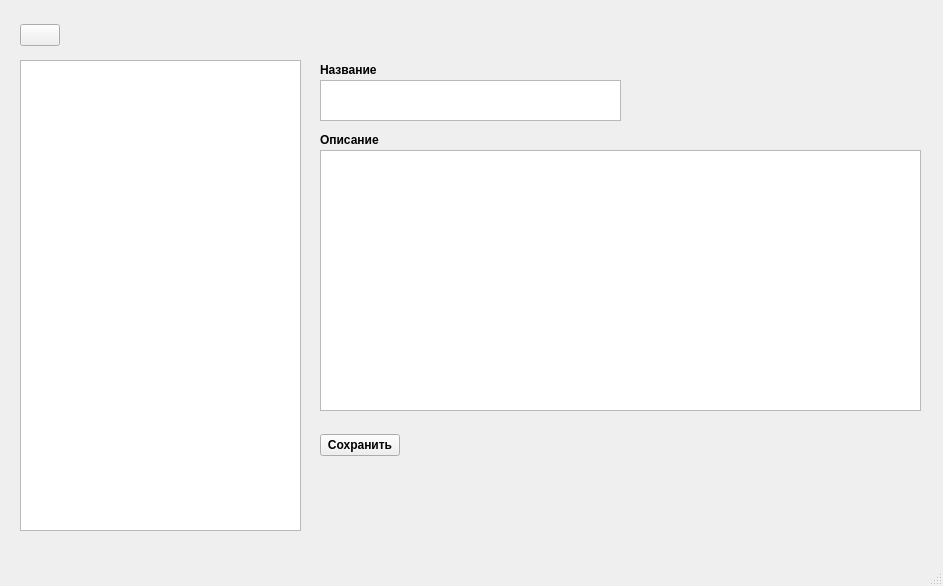
<?xml version="1.0" encoding="UTF-8"?>
<ui version="4.0">
 <class>MainWindow</class>
 <widget class="QMainWindow" name="MainWindow">
  <property name="geometry">
   <rect>
    <x>0</x>
    <y>0</y>
    <width>943</width>
    <height>586</height>
   </rect>
  </property>
  <property name="sizePolicy">
   <sizepolicy hsizetype="Preferred" vsizetype="Preferred">
    <horstretch>0</horstretch>
    <verstretch>0</verstretch>
   </sizepolicy>
  </property>
  <property name="windowTitle">
   <string>Заметки</string>
  </property>
  <property name="styleSheet">
   <string notr="true"/>
  </property>
  <widget class="QWidget" name="centralwidget">
   <property name="styleSheet">
    <string notr="true"/>
   </property>
   <widget class="QListWidget" name="listOfNotes">
    <property name="geometry">
     <rect>
      <x>20</x>
      <y>60</y>
      <width>281</width>
      <height>471</height>
     </rect>
    </property>
    <property name="sizePolicy">
     <sizepolicy hsizetype="Fixed" vsizetype="Fixed">
      <horstretch>0</horstretch>
      <verstretch>0</verstretch>
     </sizepolicy>
    </property>
    <property name="palette">
     <palette>
      <active>
       <colorrole role="WindowText">
        <brush brushstyle="SolidPattern">
         <color alpha="255">
          <red>0</red>
          <green>0</green>
          <blue>0</blue>
         </color>
        </brush>
       </colorrole>
       <colorrole role="Button">
        <brush brushstyle="SolidPattern">
         <color alpha="255">
          <red>254</red>
          <green>255</green>
          <blue>166</blue>
         </color>
        </brush>
       </colorrole>
       <colorrole role="Light">
        <brush brushstyle="SolidPattern">
         <color alpha="255">
          <red>255</red>
          <green>255</green>
          <blue>255</blue>
         </color>
        </brush>
       </colorrole>
       <colorrole role="Midlight">
        <brush brushstyle="SolidPattern">
         <color alpha="255">
          <red>254</red>
          <green>255</green>
          <blue>210</blue>
         </color>
        </brush>
       </colorrole>
       <colorrole role="Dark">
        <brush brushstyle="SolidPattern">
         <color alpha="255">
          <red>127</red>
          <green>127</green>
          <blue>83</blue>
         </color>
        </brush>
       </colorrole>
       <colorrole role="Mid">
        <brush brushstyle="SolidPattern">
         <color alpha="255">
          <red>169</red>
          <green>170</green>
          <blue>111</blue>
         </color>
        </brush>
       </colorrole>
       <colorrole role="Text">
        <brush brushstyle="SolidPattern">
         <color alpha="255">
          <red>0</red>
          <green>0</green>
          <blue>0</blue>
         </color>
        </brush>
       </colorrole>
       <colorrole role="BrightText">
        <brush brushstyle="SolidPattern">
         <color alpha="255">
          <red>255</red>
          <green>255</green>
          <blue>255</blue>
         </color>
        </brush>
       </colorrole>
       <colorrole role="ButtonText">
        <brush brushstyle="SolidPattern">
         <color alpha="255">
          <red>0</red>
          <green>0</green>
          <blue>0</blue>
         </color>
        </brush>
       </colorrole>
       <colorrole role="Base">
        <brush brushstyle="SolidPattern">
         <color alpha="255">
          <red>254</red>
          <green>255</green>
          <blue>166</blue>
         </color>
        </brush>
       </colorrole>
       <colorrole role="Window">
        <brush brushstyle="SolidPattern">
         <color alpha="255">
          <red>254</red>
          <green>255</green>
          <blue>166</blue>
         </color>
        </brush>
       </colorrole>
       <colorrole role="Shadow">
        <brush brushstyle="SolidPattern">
         <color alpha="255">
          <red>0</red>
          <green>0</green>
          <blue>0</blue>
         </color>
        </brush>
       </colorrole>
       <colorrole role="AlternateBase">
        <brush brushstyle="SolidPattern">
         <color alpha="255">
          <red>254</red>
          <green>255</green>
          <blue>210</blue>
         </color>
        </brush>
       </colorrole>
       <colorrole role="ToolTipBase">
        <brush brushstyle="SolidPattern">
         <color alpha="255">
          <red>255</red>
          <green>255</green>
          <blue>220</blue>
         </color>
        </brush>
       </colorrole>
       <colorrole role="ToolTipText">
        <brush brushstyle="SolidPattern">
         <color alpha="255">
          <red>0</red>
          <green>0</green>
          <blue>0</blue>
         </color>
        </brush>
       </colorrole>
       <colorrole role="PlaceholderText">
        <brush brushstyle="SolidPattern">
         <color alpha="127">
          <red>0</red>
          <green>0</green>
          <blue>0</blue>
         </color>
        </brush>
       </colorrole>
      </active>
      <inactive>
       <colorrole role="WindowText">
        <brush brushstyle="SolidPattern">
         <color alpha="255">
          <red>0</red>
          <green>0</green>
          <blue>0</blue>
         </color>
        </brush>
       </colorrole>
       <colorrole role="Button">
        <brush brushstyle="SolidPattern">
         <color alpha="255">
          <red>240</red>
          <green>240</green>
          <blue>240</blue>
         </color>
        </brush>
       </colorrole>
       <colorrole role="Light">
        <brush brushstyle="SolidPattern">
         <color alpha="255">
          <red>255</red>
          <green>255</green>
          <blue>255</blue>
         </color>
        </brush>
       </colorrole>
       <colorrole role="Midlight">
        <brush brushstyle="SolidPattern">
         <color alpha="255">
          <red>227</red>
          <green>227</green>
          <blue>227</blue>
         </color>
        </brush>
       </colorrole>
       <colorrole role="Dark">
        <brush brushstyle="SolidPattern">
         <color alpha="255">
          <red>160</red>
          <green>160</green>
          <blue>160</blue>
         </color>
        </brush>
       </colorrole>
       <colorrole role="Mid">
        <brush brushstyle="SolidPattern">
         <color alpha="255">
          <red>160</red>
          <green>160</green>
          <blue>160</blue>
         </color>
        </brush>
       </colorrole>
       <colorrole role="Text">
        <brush brushstyle="SolidPattern">
         <color alpha="255">
          <red>0</red>
          <green>0</green>
          <blue>0</blue>
         </color>
        </brush>
       </colorrole>
       <colorrole role="BrightText">
        <brush brushstyle="SolidPattern">
         <color alpha="255">
          <red>255</red>
          <green>255</green>
          <blue>255</blue>
         </color>
        </brush>
       </colorrole>
       <colorrole role="ButtonText">
        <brush brushstyle="SolidPattern">
         <color alpha="255">
          <red>0</red>
          <green>0</green>
          <blue>0</blue>
         </color>
        </brush>
       </colorrole>
       <colorrole role="Base">
        <brush brushstyle="SolidPattern">
         <color alpha="255">
          <red>255</red>
          <green>255</green>
          <blue>255</blue>
         </color>
        </brush>
       </colorrole>
       <colorrole role="Window">
        <brush brushstyle="SolidPattern">
         <color alpha="255">
          <red>240</red>
          <green>240</green>
          <blue>240</blue>
         </color>
        </brush>
       </colorrole>
       <colorrole role="Shadow">
        <brush brushstyle="SolidPattern">
         <color alpha="255">
          <red>105</red>
          <green>105</green>
          <blue>105</blue>
         </color>
        </brush>
       </colorrole>
       <colorrole role="AlternateBase">
        <brush brushstyle="SolidPattern">
         <color alpha="255">
          <red>245</red>
          <green>245</green>
          <blue>245</blue>
         </color>
        </brush>
       </colorrole>
       <colorrole role="ToolTipBase">
        <brush brushstyle="SolidPattern">
         <color alpha="255">
          <red>255</red>
          <green>255</green>
          <blue>220</blue>
         </color>
        </brush>
       </colorrole>
       <colorrole role="ToolTipText">
        <brush brushstyle="SolidPattern">
         <color alpha="255">
          <red>0</red>
          <green>0</green>
          <blue>0</blue>
         </color>
        </brush>
       </colorrole>
       <colorrole role="PlaceholderText">
        <brush brushstyle="SolidPattern">
         <color alpha="128">
          <red>0</red>
          <green>0</green>
          <blue>0</blue>
         </color>
        </brush>
       </colorrole>
      </inactive>
      <disabled>
       <colorrole role="WindowText">
        <brush brushstyle="SolidPattern">
         <color alpha="255">
          <red>127</red>
          <green>127</green>
          <blue>83</blue>
         </color>
        </brush>
       </colorrole>
       <colorrole role="Button">
        <brush brushstyle="SolidPattern">
         <color alpha="255">
          <red>254</red>
          <green>255</green>
          <blue>166</blue>
         </color>
        </brush>
       </colorrole>
       <colorrole role="Light">
        <brush brushstyle="SolidPattern">
         <color alpha="255">
          <red>255</red>
          <green>255</green>
          <blue>255</blue>
         </color>
        </brush>
       </colorrole>
       <colorrole role="Midlight">
        <brush brushstyle="SolidPattern">
         <color alpha="255">
          <red>254</red>
          <green>255</green>
          <blue>210</blue>
         </color>
        </brush>
       </colorrole>
       <colorrole role="Dark">
        <brush brushstyle="SolidPattern">
         <color alpha="255">
          <red>127</red>
          <green>127</green>
          <blue>83</blue>
         </color>
        </brush>
       </colorrole>
       <colorrole role="Mid">
        <brush brushstyle="SolidPattern">
         <color alpha="255">
          <red>169</red>
          <green>170</green>
          <blue>111</blue>
         </color>
        </brush>
       </colorrole>
       <colorrole role="Text">
        <brush brushstyle="SolidPattern">
         <color alpha="255">
          <red>127</red>
          <green>127</green>
          <blue>83</blue>
         </color>
        </brush>
       </colorrole>
       <colorrole role="BrightText">
        <brush brushstyle="SolidPattern">
         <color alpha="255">
          <red>255</red>
          <green>255</green>
          <blue>255</blue>
         </color>
        </brush>
       </colorrole>
       <colorrole role="ButtonText">
        <brush brushstyle="SolidPattern">
         <color alpha="255">
          <red>127</red>
          <green>127</green>
          <blue>83</blue>
         </color>
        </brush>
       </colorrole>
       <colorrole role="Base">
        <brush brushstyle="SolidPattern">
         <color alpha="255">
          <red>254</red>
          <green>255</green>
          <blue>166</blue>
         </color>
        </brush>
       </colorrole>
       <colorrole role="Window">
        <brush brushstyle="SolidPattern">
         <color alpha="255">
          <red>254</red>
          <green>255</green>
          <blue>166</blue>
         </color>
        </brush>
       </colorrole>
       <colorrole role="Shadow">
        <brush brushstyle="SolidPattern">
         <color alpha="255">
          <red>0</red>
          <green>0</green>
          <blue>0</blue>
         </color>
        </brush>
       </colorrole>
       <colorrole role="AlternateBase">
        <brush brushstyle="SolidPattern">
         <color alpha="255">
          <red>245</red>
          <green>245</green>
          <blue>245</blue>
         </color>
        </brush>
       </colorrole>
       <colorrole role="ToolTipBase">
        <brush brushstyle="SolidPattern">
         <color alpha="255">
          <red>255</red>
          <green>255</green>
          <blue>220</blue>
         </color>
        </brush>
       </colorrole>
       <colorrole role="ToolTipText">
        <brush brushstyle="SolidPattern">
         <color alpha="255">
          <red>0</red>
          <green>0</green>
          <blue>0</blue>
         </color>
        </brush>
       </colorrole>
       <colorrole role="PlaceholderText">
        <brush brushstyle="SolidPattern">
         <color alpha="128">
          <red>0</red>
          <green>0</green>
          <blue>0</blue>
         </color>
        </brush>
       </colorrole>
      </disabled>
     </palette>
    </property>
    <property name="autoFillBackground">
     <bool>false</bool>
    </property>
    <property name="horizontalScrollBarPolicy">
     <enum>Qt::ScrollBarAlwaysOff</enum>
    </property>
    <property name="viewMode">
     <enum>QListView::ListMode</enum>
    </property>
   </widget>
   <widget class="QTextEdit" name="editDescription">
    <property name="geometry">
     <rect>
      <x>320</x>
      <y>150</y>
      <width>601</width>
      <height>261</height>
     </rect>
    </property>
    <property name="palette">
     <palette>
      <active>
       <colorrole role="WindowText">
        <brush brushstyle="SolidPattern">
         <color alpha="255">
          <red>0</red>
          <green>0</green>
          <blue>0</blue>
         </color>
        </brush>
       </colorrole>
       <colorrole role="Button">
        <brush brushstyle="SolidPattern">
         <color alpha="255">
          <red>254</red>
          <green>255</green>
          <blue>166</blue>
         </color>
        </brush>
       </colorrole>
       <colorrole role="Light">
        <brush brushstyle="SolidPattern">
         <color alpha="255">
          <red>255</red>
          <green>255</green>
          <blue>255</blue>
         </color>
        </brush>
       </colorrole>
       <colorrole role="Midlight">
        <brush brushstyle="SolidPattern">
         <color alpha="255">
          <red>254</red>
          <green>255</green>
          <blue>210</blue>
         </color>
        </brush>
       </colorrole>
       <colorrole role="Dark">
        <brush brushstyle="SolidPattern">
         <color alpha="255">
          <red>127</red>
          <green>127</green>
          <blue>83</blue>
         </color>
        </brush>
       </colorrole>
       <colorrole role="Mid">
        <brush brushstyle="SolidPattern">
         <color alpha="255">
          <red>169</red>
          <green>170</green>
          <blue>111</blue>
         </color>
        </brush>
       </colorrole>
       <colorrole role="Text">
        <brush brushstyle="SolidPattern">
         <color alpha="255">
          <red>0</red>
          <green>0</green>
          <blue>0</blue>
         </color>
        </brush>
       </colorrole>
       <colorrole role="BrightText">
        <brush brushstyle="SolidPattern">
         <color alpha="255">
          <red>255</red>
          <green>255</green>
          <blue>255</blue>
         </color>
        </brush>
       </colorrole>
       <colorrole role="ButtonText">
        <brush brushstyle="SolidPattern">
         <color alpha="255">
          <red>0</red>
          <green>0</green>
          <blue>0</blue>
         </color>
        </brush>
       </colorrole>
       <colorrole role="Base">
        <brush brushstyle="SolidPattern">
         <color alpha="255">
          <red>254</red>
          <green>255</green>
          <blue>166</blue>
         </color>
        </brush>
       </colorrole>
       <colorrole role="Window">
        <brush brushstyle="SolidPattern">
         <color alpha="255">
          <red>254</red>
          <green>255</green>
          <blue>166</blue>
         </color>
        </brush>
       </colorrole>
       <colorrole role="Shadow">
        <brush brushstyle="SolidPattern">
         <color alpha="255">
          <red>0</red>
          <green>0</green>
          <blue>0</blue>
         </color>
        </brush>
       </colorrole>
       <colorrole role="AlternateBase">
        <brush brushstyle="SolidPattern">
         <color alpha="255">
          <red>254</red>
          <green>255</green>
          <blue>210</blue>
         </color>
        </brush>
       </colorrole>
       <colorrole role="ToolTipBase">
        <brush brushstyle="SolidPattern">
         <color alpha="255">
          <red>255</red>
          <green>255</green>
          <blue>220</blue>
         </color>
        </brush>
       </colorrole>
       <colorrole role="ToolTipText">
        <brush brushstyle="SolidPattern">
         <color alpha="255">
          <red>0</red>
          <green>0</green>
          <blue>0</blue>
         </color>
        </brush>
       </colorrole>
       <colorrole role="PlaceholderText">
        <brush brushstyle="SolidPattern">
         <color alpha="127">
          <red>0</red>
          <green>0</green>
          <blue>0</blue>
         </color>
        </brush>
       </colorrole>
      </active>
      <inactive>
       <colorrole role="WindowText">
        <brush brushstyle="SolidPattern">
         <color alpha="255">
          <red>0</red>
          <green>0</green>
          <blue>0</blue>
         </color>
        </brush>
       </colorrole>
       <colorrole role="Button">
        <brush brushstyle="SolidPattern">
         <color alpha="255">
          <red>240</red>
          <green>240</green>
          <blue>240</blue>
         </color>
        </brush>
       </colorrole>
       <colorrole role="Light">
        <brush brushstyle="SolidPattern">
         <color alpha="255">
          <red>255</red>
          <green>255</green>
          <blue>255</blue>
         </color>
        </brush>
       </colorrole>
       <colorrole role="Midlight">
        <brush brushstyle="SolidPattern">
         <color alpha="255">
          <red>227</red>
          <green>227</green>
          <blue>227</blue>
         </color>
        </brush>
       </colorrole>
       <colorrole role="Dark">
        <brush brushstyle="SolidPattern">
         <color alpha="255">
          <red>160</red>
          <green>160</green>
          <blue>160</blue>
         </color>
        </brush>
       </colorrole>
       <colorrole role="Mid">
        <brush brushstyle="SolidPattern">
         <color alpha="255">
          <red>160</red>
          <green>160</green>
          <blue>160</blue>
         </color>
        </brush>
       </colorrole>
       <colorrole role="Text">
        <brush brushstyle="SolidPattern">
         <color alpha="255">
          <red>0</red>
          <green>0</green>
          <blue>0</blue>
         </color>
        </brush>
       </colorrole>
       <colorrole role="BrightText">
        <brush brushstyle="SolidPattern">
         <color alpha="255">
          <red>255</red>
          <green>255</green>
          <blue>255</blue>
         </color>
        </brush>
       </colorrole>
       <colorrole role="ButtonText">
        <brush brushstyle="SolidPattern">
         <color alpha="255">
          <red>0</red>
          <green>0</green>
          <blue>0</blue>
         </color>
        </brush>
       </colorrole>
       <colorrole role="Base">
        <brush brushstyle="SolidPattern">
         <color alpha="255">
          <red>255</red>
          <green>255</green>
          <blue>255</blue>
         </color>
        </brush>
       </colorrole>
       <colorrole role="Window">
        <brush brushstyle="SolidPattern">
         <color alpha="255">
          <red>240</red>
          <green>240</green>
          <blue>240</blue>
         </color>
        </brush>
       </colorrole>
       <colorrole role="Shadow">
        <brush brushstyle="SolidPattern">
         <color alpha="255">
          <red>105</red>
          <green>105</green>
          <blue>105</blue>
         </color>
        </brush>
       </colorrole>
       <colorrole role="AlternateBase">
        <brush brushstyle="SolidPattern">
         <color alpha="255">
          <red>245</red>
          <green>245</green>
          <blue>245</blue>
         </color>
        </brush>
       </colorrole>
       <colorrole role="ToolTipBase">
        <brush brushstyle="SolidPattern">
         <color alpha="255">
          <red>255</red>
          <green>255</green>
          <blue>220</blue>
         </color>
        </brush>
       </colorrole>
       <colorrole role="ToolTipText">
        <brush brushstyle="SolidPattern">
         <color alpha="255">
          <red>0</red>
          <green>0</green>
          <blue>0</blue>
         </color>
        </brush>
       </colorrole>
       <colorrole role="PlaceholderText">
        <brush brushstyle="SolidPattern">
         <color alpha="128">
          <red>0</red>
          <green>0</green>
          <blue>0</blue>
         </color>
        </brush>
       </colorrole>
      </inactive>
      <disabled>
       <colorrole role="WindowText">
        <brush brushstyle="SolidPattern">
         <color alpha="255">
          <red>127</red>
          <green>127</green>
          <blue>83</blue>
         </color>
        </brush>
       </colorrole>
       <colorrole role="Button">
        <brush brushstyle="SolidPattern">
         <color alpha="255">
          <red>254</red>
          <green>255</green>
          <blue>166</blue>
         </color>
        </brush>
       </colorrole>
       <colorrole role="Light">
        <brush brushstyle="SolidPattern">
         <color alpha="255">
          <red>255</red>
          <green>255</green>
          <blue>255</blue>
         </color>
        </brush>
       </colorrole>
       <colorrole role="Midlight">
        <brush brushstyle="SolidPattern">
         <color alpha="255">
          <red>254</red>
          <green>255</green>
          <blue>210</blue>
         </color>
        </brush>
       </colorrole>
       <colorrole role="Dark">
        <brush brushstyle="SolidPattern">
         <color alpha="255">
          <red>127</red>
          <green>127</green>
          <blue>83</blue>
         </color>
        </brush>
       </colorrole>
       <colorrole role="Mid">
        <brush brushstyle="SolidPattern">
         <color alpha="255">
          <red>169</red>
          <green>170</green>
          <blue>111</blue>
         </color>
        </brush>
       </colorrole>
       <colorrole role="Text">
        <brush brushstyle="SolidPattern">
         <color alpha="255">
          <red>127</red>
          <green>127</green>
          <blue>83</blue>
         </color>
        </brush>
       </colorrole>
       <colorrole role="BrightText">
        <brush brushstyle="SolidPattern">
         <color alpha="255">
          <red>255</red>
          <green>255</green>
          <blue>255</blue>
         </color>
        </brush>
       </colorrole>
       <colorrole role="ButtonText">
        <brush brushstyle="SolidPattern">
         <color alpha="255">
          <red>127</red>
          <green>127</green>
          <blue>83</blue>
         </color>
        </brush>
       </colorrole>
       <colorrole role="Base">
        <brush brushstyle="SolidPattern">
         <color alpha="255">
          <red>254</red>
          <green>255</green>
          <blue>166</blue>
         </color>
        </brush>
       </colorrole>
       <colorrole role="Window">
        <brush brushstyle="SolidPattern">
         <color alpha="255">
          <red>254</red>
          <green>255</green>
          <blue>166</blue>
         </color>
        </brush>
       </colorrole>
       <colorrole role="Shadow">
        <brush brushstyle="SolidPattern">
         <color alpha="255">
          <red>0</red>
          <green>0</green>
          <blue>0</blue>
         </color>
        </brush>
       </colorrole>
       <colorrole role="AlternateBase">
        <brush brushstyle="SolidPattern">
         <color alpha="255">
          <red>245</red>
          <green>245</green>
          <blue>245</blue>
         </color>
        </brush>
       </colorrole>
       <colorrole role="ToolTipBase">
        <brush brushstyle="SolidPattern">
         <color alpha="255">
          <red>255</red>
          <green>255</green>
          <blue>220</blue>
         </color>
        </brush>
       </colorrole>
       <colorrole role="ToolTipText">
        <brush brushstyle="SolidPattern">
         <color alpha="255">
          <red>0</red>
          <green>0</green>
          <blue>0</blue>
         </color>
        </brush>
       </colorrole>
       <colorrole role="PlaceholderText">
        <brush brushstyle="SolidPattern">
         <color alpha="128">
          <red>0</red>
          <green>0</green>
          <blue>0</blue>
         </color>
        </brush>
       </colorrole>
      </disabled>
     </palette>
    </property>
    <property name="html">
     <string>&lt;!DOCTYPE HTML PUBLIC &quot;-//W3C//DTD HTML 4.0//EN&quot; &quot;http://www.w3.org/TR/REC-html40/strict.dtd&quot;&gt;
&lt;html&gt;&lt;head&gt;&lt;meta name=&quot;qrichtext&quot; content=&quot;1&quot; /&gt;&lt;meta charset=&quot;utf-8&quot; /&gt;&lt;style type=&quot;text/css&quot;&gt;
p, li { white-space: pre-wrap; }
hr { height: 1px; border-width: 0; }
li.unchecked::marker { content: &quot;\2610&quot;; }
li.checked::marker { content: &quot;\2612&quot;; }
&lt;/style&gt;&lt;/head&gt;&lt;body style=&quot; font-family:'Segoe UI'; font-size:9pt; font-weight:400; font-style:normal;&quot;&gt;
&lt;p style=&quot;-qt-paragraph-type:empty; margin-top:0px; margin-bottom:0px; margin-left:0px; margin-right:0px; -qt-block-indent:0; text-indent:0px;&quot;&gt;&lt;br /&gt;&lt;/p&gt;&lt;/body&gt;&lt;/html&gt;</string>
    </property>
   </widget>
   <widget class="QWidget" name="layoutWidget">
    <property name="geometry">
     <rect>
      <x>20</x>
      <y>20</y>
      <width>281</width>
      <height>31</height>
     </rect>
    </property>
    <layout class="QHBoxLayout" name="horizontalLayout">
     <item>
      <widget class="QPushButton" name="addButton">
       <property name="text">
        <string/>
       </property>
       <property name="icon">
        <iconset resource="resource.qrc">
         <normaloff>:/Images/Icons/Images/Icons/add.png</normaloff>:/Images/Icons/Images/Icons/add.png</iconset>
       </property>
      </widget>
     </item>
     <item>
      <spacer name="horizontalSpacer">
       <property name="orientation">
        <enum>Qt::Horizontal</enum>
       </property>
       <property name="sizeHint" stdset="0">
        <size>
         <width>238</width>
         <height>20</height>
        </size>
       </property>
      </spacer>
     </item>
    </layout>
   </widget>
   <widget class="QWidget" name="layoutWidget">
    <property name="geometry">
     <rect>
      <x>320</x>
      <y>430</y>
      <width>601</width>
      <height>31</height>
     </rect>
    </property>
    <layout class="QHBoxLayout" name="horizontalLayout_3">
     <item>
      <widget class="QPushButton" name="saveButton">
       <property name="font">
        <font>
         <bold>true</bold>
        </font>
       </property>
       <property name="text">
        <string>Сохранить</string>
       </property>
      </widget>
     </item>
     <item>
      <spacer name="horizontalSpacer_3">
       <property name="orientation">
        <enum>Qt::Horizontal</enum>
       </property>
       <property name="sizeHint" stdset="0">
        <size>
         <width>40</width>
         <height>20</height>
        </size>
       </property>
      </spacer>
     </item>
    </layout>
   </widget>
   <widget class="QWidget" name="layoutWidget">
    <property name="geometry">
     <rect>
      <x>320</x>
      <y>80</y>
      <width>601</width>
      <height>41</height>
     </rect>
    </property>
    <layout class="QHBoxLayout" name="horizontalLayout_2">
     <item>
      <widget class="QTextEdit" name="editTitle">
       <property name="palette">
        <palette>
         <active>
          <colorrole role="WindowText">
           <brush brushstyle="SolidPattern">
            <color alpha="255">
             <red>0</red>
             <green>0</green>
             <blue>0</blue>
            </color>
           </brush>
          </colorrole>
          <colorrole role="Button">
           <brush brushstyle="SolidPattern">
            <color alpha="255">
             <red>254</red>
             <green>255</green>
             <blue>166</blue>
            </color>
           </brush>
          </colorrole>
          <colorrole role="Light">
           <brush brushstyle="SolidPattern">
            <color alpha="255">
             <red>255</red>
             <green>255</green>
             <blue>255</blue>
            </color>
           </brush>
          </colorrole>
          <colorrole role="Midlight">
           <brush brushstyle="SolidPattern">
            <color alpha="255">
             <red>254</red>
             <green>255</green>
             <blue>210</blue>
            </color>
           </brush>
          </colorrole>
          <colorrole role="Dark">
           <brush brushstyle="SolidPattern">
            <color alpha="255">
             <red>127</red>
             <green>127</green>
             <blue>83</blue>
            </color>
           </brush>
          </colorrole>
          <colorrole role="Mid">
           <brush brushstyle="SolidPattern">
            <color alpha="255">
             <red>169</red>
             <green>170</green>
             <blue>111</blue>
            </color>
           </brush>
          </colorrole>
          <colorrole role="Text">
           <brush brushstyle="SolidPattern">
            <color alpha="255">
             <red>0</red>
             <green>0</green>
             <blue>0</blue>
            </color>
           </brush>
          </colorrole>
          <colorrole role="BrightText">
           <brush brushstyle="SolidPattern">
            <color alpha="255">
             <red>255</red>
             <green>255</green>
             <blue>255</blue>
            </color>
           </brush>
          </colorrole>
          <colorrole role="ButtonText">
           <brush brushstyle="SolidPattern">
            <color alpha="255">
             <red>0</red>
             <green>0</green>
             <blue>0</blue>
            </color>
           </brush>
          </colorrole>
          <colorrole role="Base">
           <brush brushstyle="SolidPattern">
            <color alpha="255">
             <red>254</red>
             <green>255</green>
             <blue>166</blue>
            </color>
           </brush>
          </colorrole>
          <colorrole role="Window">
           <brush brushstyle="SolidPattern">
            <color alpha="255">
             <red>254</red>
             <green>255</green>
             <blue>166</blue>
            </color>
           </brush>
          </colorrole>
          <colorrole role="Shadow">
           <brush brushstyle="SolidPattern">
            <color alpha="255">
             <red>0</red>
             <green>0</green>
             <blue>0</blue>
            </color>
           </brush>
          </colorrole>
          <colorrole role="AlternateBase">
           <brush brushstyle="SolidPattern">
            <color alpha="255">
             <red>254</red>
             <green>255</green>
             <blue>210</blue>
            </color>
           </brush>
          </colorrole>
          <colorrole role="ToolTipBase">
           <brush brushstyle="SolidPattern">
            <color alpha="255">
             <red>255</red>
             <green>255</green>
             <blue>220</blue>
            </color>
           </brush>
          </colorrole>
          <colorrole role="ToolTipText">
           <brush brushstyle="SolidPattern">
            <color alpha="255">
             <red>0</red>
             <green>0</green>
             <blue>0</blue>
            </color>
           </brush>
          </colorrole>
          <colorrole role="PlaceholderText">
           <brush brushstyle="SolidPattern">
            <color alpha="127">
             <red>0</red>
             <green>0</green>
             <blue>0</blue>
            </color>
           </brush>
          </colorrole>
         </active>
         <inactive>
          <colorrole role="WindowText">
           <brush brushstyle="SolidPattern">
            <color alpha="255">
             <red>0</red>
             <green>0</green>
             <blue>0</blue>
            </color>
           </brush>
          </colorrole>
          <colorrole role="Button">
           <brush brushstyle="SolidPattern">
            <color alpha="255">
             <red>240</red>
             <green>240</green>
             <blue>240</blue>
            </color>
           </brush>
          </colorrole>
          <colorrole role="Light">
           <brush brushstyle="SolidPattern">
            <color alpha="255">
             <red>255</red>
             <green>255</green>
             <blue>255</blue>
            </color>
           </brush>
          </colorrole>
          <colorrole role="Midlight">
           <brush brushstyle="SolidPattern">
            <color alpha="255">
             <red>227</red>
             <green>227</green>
             <blue>227</blue>
            </color>
           </brush>
          </colorrole>
          <colorrole role="Dark">
           <brush brushstyle="SolidPattern">
            <color alpha="255">
             <red>160</red>
             <green>160</green>
             <blue>160</blue>
            </color>
           </brush>
          </colorrole>
          <colorrole role="Mid">
           <brush brushstyle="SolidPattern">
            <color alpha="255">
             <red>160</red>
             <green>160</green>
             <blue>160</blue>
            </color>
           </brush>
          </colorrole>
          <colorrole role="Text">
           <brush brushstyle="SolidPattern">
            <color alpha="255">
             <red>0</red>
             <green>0</green>
             <blue>0</blue>
            </color>
           </brush>
          </colorrole>
          <colorrole role="BrightText">
           <brush brushstyle="SolidPattern">
            <color alpha="255">
             <red>255</red>
             <green>255</green>
             <blue>255</blue>
            </color>
           </brush>
          </colorrole>
          <colorrole role="ButtonText">
           <brush brushstyle="SolidPattern">
            <color alpha="255">
             <red>0</red>
             <green>0</green>
             <blue>0</blue>
            </color>
           </brush>
          </colorrole>
          <colorrole role="Base">
           <brush brushstyle="SolidPattern">
            <color alpha="255">
             <red>255</red>
             <green>255</green>
             <blue>255</blue>
            </color>
           </brush>
          </colorrole>
          <colorrole role="Window">
           <brush brushstyle="SolidPattern">
            <color alpha="255">
             <red>240</red>
             <green>240</green>
             <blue>240</blue>
            </color>
           </brush>
          </colorrole>
          <colorrole role="Shadow">
           <brush brushstyle="SolidPattern">
            <color alpha="255">
             <red>105</red>
             <green>105</green>
             <blue>105</blue>
            </color>
           </brush>
          </colorrole>
          <colorrole role="AlternateBase">
           <brush brushstyle="SolidPattern">
            <color alpha="255">
             <red>245</red>
             <green>245</green>
             <blue>245</blue>
            </color>
           </brush>
          </colorrole>
          <colorrole role="ToolTipBase">
           <brush brushstyle="SolidPattern">
            <color alpha="255">
             <red>255</red>
             <green>255</green>
             <blue>220</blue>
            </color>
           </brush>
          </colorrole>
          <colorrole role="ToolTipText">
           <brush brushstyle="SolidPattern">
            <color alpha="255">
             <red>0</red>
             <green>0</green>
             <blue>0</blue>
            </color>
           </brush>
          </colorrole>
          <colorrole role="PlaceholderText">
           <brush brushstyle="SolidPattern">
            <color alpha="128">
             <red>0</red>
             <green>0</green>
             <blue>0</blue>
            </color>
           </brush>
          </colorrole>
         </inactive>
         <disabled>
          <colorrole role="WindowText">
           <brush brushstyle="SolidPattern">
            <color alpha="255">
             <red>127</red>
             <green>127</green>
             <blue>83</blue>
            </color>
           </brush>
          </colorrole>
          <colorrole role="Button">
           <brush brushstyle="SolidPattern">
            <color alpha="255">
             <red>254</red>
             <green>255</green>
             <blue>166</blue>
            </color>
           </brush>
          </colorrole>
          <colorrole role="Light">
           <brush brushstyle="SolidPattern">
            <color alpha="255">
             <red>255</red>
             <green>255</green>
             <blue>255</blue>
            </color>
           </brush>
          </colorrole>
          <colorrole role="Midlight">
           <brush brushstyle="SolidPattern">
            <color alpha="255">
             <red>254</red>
             <green>255</green>
             <blue>210</blue>
            </color>
           </brush>
          </colorrole>
          <colorrole role="Dark">
           <brush brushstyle="SolidPattern">
            <color alpha="255">
             <red>127</red>
             <green>127</green>
             <blue>83</blue>
            </color>
           </brush>
          </colorrole>
          <colorrole role="Mid">
           <brush brushstyle="SolidPattern">
            <color alpha="255">
             <red>169</red>
             <green>170</green>
             <blue>111</blue>
            </color>
           </brush>
          </colorrole>
          <colorrole role="Text">
           <brush brushstyle="SolidPattern">
            <color alpha="255">
             <red>127</red>
             <green>127</green>
             <blue>83</blue>
            </color>
           </brush>
          </colorrole>
          <colorrole role="BrightText">
           <brush brushstyle="SolidPattern">
            <color alpha="255">
             <red>255</red>
             <green>255</green>
             <blue>255</blue>
            </color>
           </brush>
          </colorrole>
          <colorrole role="ButtonText">
           <brush brushstyle="SolidPattern">
            <color alpha="255">
             <red>127</red>
             <green>127</green>
             <blue>83</blue>
            </color>
           </brush>
          </colorrole>
          <colorrole role="Base">
           <brush brushstyle="SolidPattern">
            <color alpha="255">
             <red>254</red>
             <green>255</green>
             <blue>166</blue>
            </color>
           </brush>
          </colorrole>
          <colorrole role="Window">
           <brush brushstyle="SolidPattern">
            <color alpha="255">
             <red>254</red>
             <green>255</green>
             <blue>166</blue>
            </color>
           </brush>
          </colorrole>
          <colorrole role="Shadow">
           <brush brushstyle="SolidPattern">
            <color alpha="255">
             <red>0</red>
             <green>0</green>
             <blue>0</blue>
            </color>
           </brush>
          </colorrole>
          <colorrole role="AlternateBase">
           <brush brushstyle="SolidPattern">
            <color alpha="255">
             <red>245</red>
             <green>245</green>
             <blue>245</blue>
            </color>
           </brush>
          </colorrole>
          <colorrole role="ToolTipBase">
           <brush brushstyle="SolidPattern">
            <color alpha="255">
             <red>255</red>
             <green>255</green>
             <blue>220</blue>
            </color>
           </brush>
          </colorrole>
          <colorrole role="ToolTipText">
           <brush brushstyle="SolidPattern">
            <color alpha="255">
             <red>0</red>
             <green>0</green>
             <blue>0</blue>
            </color>
           </brush>
          </colorrole>
          <colorrole role="PlaceholderText">
           <brush brushstyle="SolidPattern">
            <color alpha="128">
             <red>0</red>
             <green>0</green>
             <blue>0</blue>
            </color>
           </brush>
          </colorrole>
         </disabled>
        </palette>
       </property>
       <property name="html">
        <string>&lt;!DOCTYPE HTML PUBLIC &quot;-//W3C//DTD HTML 4.0//EN&quot; &quot;http://www.w3.org/TR/REC-html40/strict.dtd&quot;&gt;
&lt;html&gt;&lt;head&gt;&lt;meta name=&quot;qrichtext&quot; content=&quot;1&quot; /&gt;&lt;meta charset=&quot;utf-8&quot; /&gt;&lt;style type=&quot;text/css&quot;&gt;
p, li { white-space: pre-wrap; }
hr { height: 1px; border-width: 0; }
li.unchecked::marker { content: &quot;\2610&quot;; }
li.checked::marker { content: &quot;\2612&quot;; }
&lt;/style&gt;&lt;/head&gt;&lt;body style=&quot; font-family:'Segoe UI'; font-size:9pt; font-weight:400; font-style:normal;&quot;&gt;
&lt;p style=&quot;-qt-paragraph-type:empty; margin-top:0px; margin-bottom:0px; margin-left:0px; margin-right:0px; -qt-block-indent:0; text-indent:0px;&quot;&gt;&lt;br /&gt;&lt;/p&gt;&lt;/body&gt;&lt;/html&gt;</string>
       </property>
      </widget>
     </item>
     <item>
      <spacer name="horizontalSpacer_2">
       <property name="orientation">
        <enum>Qt::Horizontal</enum>
       </property>
       <property name="sizeHint" stdset="0">
        <size>
         <width>198</width>
         <height>20</height>
        </size>
       </property>
      </spacer>
     </item>
    </layout>
   </widget>
   <widget class="QLabel" name="label">
    <property name="geometry">
     <rect>
      <x>320</x>
      <y>60</y>
      <width>81</width>
      <height>20</height>
     </rect>
    </property>
    <property name="font">
     <font>
      <bold>true</bold>
     </font>
    </property>
    <property name="text">
     <string>Название</string>
    </property>
   </widget>
   <widget class="QLabel" name="label_2">
    <property name="geometry">
     <rect>
      <x>320</x>
      <y>130</y>
      <width>81</width>
      <height>20</height>
     </rect>
    </property>
    <property name="font">
     <font>
      <bold>true</bold>
     </font>
    </property>
    <property name="text">
     <string>Описание</string>
    </property>
   </widget>
  </widget>
  <widget class="QMenuBar" name="menubar">
   <property name="geometry">
    <rect>
     <x>0</x>
     <y>0</y>
     <width>943</width>
     <height>26</height>
    </rect>
   </property>
  </widget>
  <widget class="QStatusBar" name="statusbar"/>
 </widget>
 <resources>
  <include location="resource.qrc"/>
 </resources>
 <connections/>
</ui>
